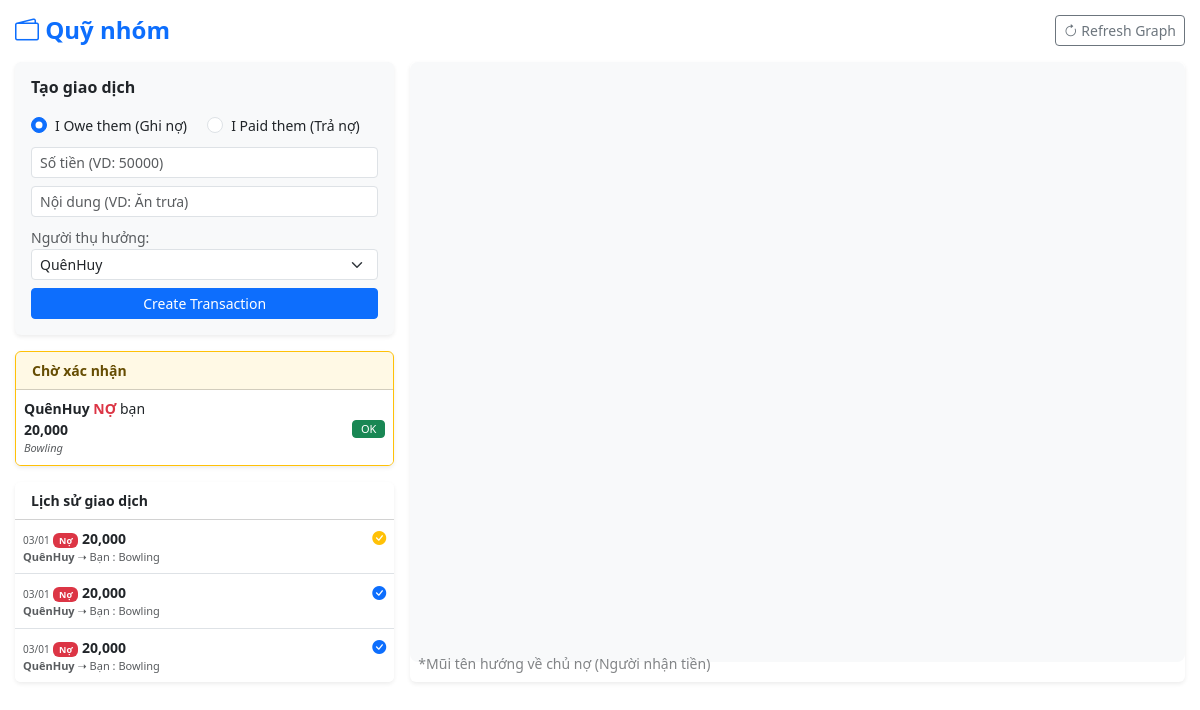
The page /view/1 (signed in) on the database its author committed.
### app/models/finance.py (models this page shows, shortened)
class Transaction(db.Model):
    id = db.Column(db.Integer, primary_key=True)
    amount = db.Column(db.Float, nullable=False)
    description = db.Column(db.String(200))
    timestamp = db.Column(db.DateTime, default=datetime.utcnow)
    type = db.Column(db.String(20), default='debt')
    status = db.Column(db.String(20), default='pending')
    sender_id = db.Column(db.Integer, db.ForeignKey('user.id'), nullable=False)
    receiver_id = db.Column(db.Integer, db.ForeignKey('user.id'), nullable=True)
    outsider_id = db.Column(db.Integer, db.ForeignKey('outsider.id'), nullable=True)
    room_id = db.Column(db.Integer, db.ForeignKey('room.id'), nullable=True)
    room = db.relationship('Room', backref='transactions')
    sender = db.relationship('User', foreign_keys=[sender_id], backref='sent_transactions')
    receiver = db.relationship('User', foreign_keys=[receiver_id], backref='received_transactions')
    outsider = db.relationship('Outsider', backref='transactions')

### app/models/user.py (models this page shows, shortened)
class User(UserMixin, db.Model):
    id = db.Column(db.Integer, primary_key=True)
    username = db.Column(db.String(20), unique=True, nullable=False)
    email = db.Column(db.String(120), unique=True, nullable=False)
    image_file = db.Column(db.String(200), nullable=False, default='default.jpg')
    bio = db.Column(db.String(250), nullable=True)
    password = db.Column(db.String(60), nullable=False)
    interests = db.Column(db.String(500), default='')
    posts = db.relationship('Post', backref='author', lazy=True)
    reviews = db.relationship('Review', backref='author', lazy=True)
    messages = db.relationship('Message', backref='author', lazy=True)
    rooms = db.relationship('Room', secondary='room_members',
                            back_populates='members', lazy='dynamic')
    created_rooms = db.relationship('Room', back_populates='creator', lazy='dynamic')
    favorite_locations = db.relationship('Location', secondary='user_favorites',
                                         back_populates='favorited_by', lazy='dynamic')
    friends = db.relationship('User', secondary=friendship,
                              primaryjoin=lambda: friendship.c.user_id == User.id,
                              secondaryjoin=lambda: friendship.c.friend_id == User.id,
                              backref=db.backref('friend_of', lazy='dynamic'),
                              lazy='dynamic')

### app/blueprints/finance.py (the view)
@finance_bp.route('/view/<int:room_id>', methods=['GET'])
@login_required
def view_finance(room_id):
    room = Room.query.get_or_404(room_id)
    form = TransactionForm()
    form.receiver.choices = [(m.id, m.username) for m in room.members if m.id != current_user.id]
    if not form.receiver.choices:
        form.receiver.choices = [(0, 'No members')]
    pending = Transaction.query.filter_by(room_id=room.id, status='pending').all()
    history = Transaction.query.filter_by(room_id=room.id).order_by(Transaction.timestamp.desc()).limit(20).all()
    hide_nav_param = request.args.get('hide_nav', '0')
    hide_nav = (hide_nav_param == '1')
    return render_template('finance.html',
                           room=room,
                           form=form,
                           pending=pending,
                           history=history,
                           hide_nav=hide_nav) # Truyền boolean vào template

### app/forms.py
class TransactionForm(FlaskForm):
    amount = FloatField('Amount (VNĐ)', validators=[DataRequired()])
    description = StringField('Description', validators=[DataRequired()])
    type = RadioField('Transaction Type', choices=[
        ('debt', 'I Owe them (Ghi nợ)'),
        ('repayment', 'I Paid them (Trả nợ)')
    ], default='debt', validators=[DataRequired()])
    receiver = SelectField('Receiver (Member)', choices=[], coerce=int, validators=[Optional()])
    is_outside = BooleanField('Outside/Stranger?')
    outsider_name = StringField('Outsider Name')
    submit = SubmitField('Create Transaction')

### app/blueprints/auth.py (called while the page is built)
@auth_bp.before_app_request
def check_onboarding():
    if current_user.is_authenticated:
        if not current_user.interests:
            allowed_endpoints = ['auth.onboarding', 'auth.logout', 'static']
            if request.endpoint and request.endpoint not in allowed_endpoints:
                return redirect(url_for('auth.onboarding'))

### app/templates/finance.html (shortened to what this page needs)
<!DOCTYPE html>
<html lang="vi">
<head>
    <link href="https://cdn.jsdelivr.net/npm/bootstrap@5.3.0/dist/css/bootstrap.min.css" rel="stylesheet">
    <link rel="stylesheet" href="https://cdn.jsdelivr.net/npm/bootstrap-icons@1.11.3/font/bootstrap-icons.min.css">
</head>
<body>
<div class="container-fluid">
    <div class="d-flex justify-content-between align-items-center mb-3">
        <h4 class="m-0 fw-bold text-primary"><i class="bi bi-wallet2"></i> Quỹ nhóm</h4>
        <button onclick="loadGraph()" class="btn btn-sm btn-outline-secondary"><i class="bi bi-arrow-clockwise"></i> Refresh Graph</button>
    </div>
    <div class="row g-3">
        <div class="col-md-5 col-lg-4">
            <div class="card mb-3 border-0 shadow-sm bg-light">
                <div class="card-body p-3">
                    <h6 class="fw-bold mb-3">Tạo giao dịch</h6>
                    <form method="POST" action="{{ url_for('finance.add_room_transaction', room_id=room.id) }}">
                        <div class="mb-2">
                            {% for subfield in form.type %}
                                <div class="form-check form-check-inline">
                                    {{ subfield(class="form-check-input") }}
                                    {{ subfield.label(class="form-check-label small") }}
                                </div>
                            {% endfor %}
                        </div>
                        <div class="input-group input-group-sm mb-2">
                            {{ form.amount(class="form-control", placeholder="Số tiền (VD: 50000)") }}
                        </div>
                        <div class="mb-2">
                            {{ form.description(class="form-control form-control-sm", placeholder="Nội dung (VD: Ăn trưa)") }}
                        </div>
                        <div class="mb-2">
                            <label class="small text-muted">Người thụ hưởng:</label>
                            {{ form.receiver(class="form-select form-select-sm") }}
                        </div>
                        {{ form.submit(class="btn btn-primary btn-sm w-100") }}
                    </form>
                </div>
            </div>
            {% if pending %}
            <div class="card border-warning mb-3 shadow-sm">
                <div class="card-header bg-warning bg-opacity-10 py-2 px-3 small fw-bold text-warning-emphasis">
                    Chờ xác nhận
                </div>
                <ul class="list-group list-group-flush small">
                    {% for p in pending %}
                    <li class="list-group-item d-flex justify-content-between align-items-center px-2">
                        <div>
                            <strong>{{ p.sender.username }}</strong>
                            <span class="{{ 'text-danger' if p.type == 'debt' else 'text-success' }} fw-bold">
                                {{ 'NỢ' if p.type == 'debt' else 'TRẢ' }}
                            </span> bạn
                            <div class="fw-bold">{{ "{:,.0f}".format(p.amount) }}</div>
                            <div class="text-muted fst-italic" style="font-size: 11px;">{{ p.description }}</div>
                        </div>
                        <form action="{{ url_for('finance.confirm_transaction', trans_id=p.id) }}" method="POST">
                            <button type="submit" class="btn btn-sm btn-success py-0 px-2" style="font-size: 11px;">OK</button>
                        </form>
                    </li>
                    {% endfor %}
                </ul>
            </div>
            {% endif %}
            {% if history %}
            <div class="card border-0 shadow-sm">
                <div class="card-header bg-white py-2 small fw-bold">Lịch sử giao dịch</div>
                <div class="list-group list-group-flush overflow-auto" style="max-height: 300px;">
                    {% for h in history %}
                    <div class="list-group-item px-2 py-2 small">
                        <div class="d-flex justify-content-between">
                            <div>
                                <span class="text-muted" style="font-size: 10px;">{{ h.timestamp.strftime('%d/%m') }}</span>
                                <span class="badge {{ 'bg-danger' if h.type == 'debt' else 'bg-success' }}" style="font-size: 9px;">
                                    {{ 'Nợ' if h.type == 'debt' else 'Trả' }}
                                </span>
                                <span class="fw-bold">{{ "{:,.0f}".format(h.amount) }}</span>
                                <div class="text-truncate text-muted" style="max-width: 140px; font-size: 11px;">
                                    {% if h.sender_id == current_user.id %}
                                        Bạn ➝ <strong>{{ h.receiver.username if h.receiver else h.outsider.name }}</strong>
                                    {% else %}
                                        <strong>{{ h.sender.username }}</strong> ➝ Bạn
                                    {% endif %}
                                    : {{ h.description }}
                                </div>
                            </div>
                            <div class="text-end">
                                {% if h.sender_id == current_user.id and h.status == 'pending' %}
                                    <form action="{{ url_for('finance.delete_transaction', trans_id=h.id) }}" method="POST">
                                        <button type="submit" class="btn btn-outline-danger btn-sm py-0 px-1" style="font-size: 9px;">Xóa</button>
                                    </form>
                                {% else %}
                                    <i class="bi bi-check-circle-fill text-{{ 'primary' if h.status == 'confirmed' else 'warning' }}"></i>
                                {% endif %}
                            </div>
                        </div>
                    </div>
                    {% endfor %}
                </div>
            </div>
            {% endif %}
        </div>
        <div class="col-md-7 col-lg-8">
            <div class="card shadow-sm border-0 h-100">
                <div class="card-body p-0 position-relative">
                    <div id="finance-network" style="height: 600px; width: 100%; background-color: #f8f9fa; border-radius: 8px;"></div>
                    <div class="position-absolute bottom-0 start-0 p-2 text-muted small opacity-75">
                        *Mũi tên hướng về chủ nợ (Người nhận tiền)
                    </div>
                </div>
            </div>
        </div>
    </div>
</div>
</body>
</html>

### app/templates/finance.html (style rules this page uses)
body { background-color: #fff; overflow-x: hidden; }
.container-fluid { padding: 15px; }

### rows shown on the page
Transaction: sender.username "QuênHuy", type "NỢ", amount "20,000", description "Bowling", timestamp "03/01", type "Nợ"
Transaction: timestamp "03/01", type "Nợ", amount "20,000", sender.username "QuênHuy", description "Bowling"
Transaction: timestamp "03/01", type "Nợ", amount "20,000", sender.username "QuênHuy", description "Bowling"

### other values the page prints
{{ subfield.label(class="form-check-label small") }} "I Owe them (Ghi nợ)" "I Paid them (Trả nợ)"
